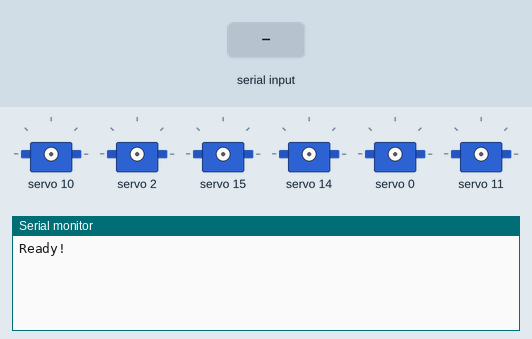
Recording of a sketch running on a simulated Arduino Uno, built with avr-gcc and run on an emulated ATmega328P. On the bench: 6 × servo, the last lines printed to the serial monitor. The inputs (shaded band) are chosen by the test bench.

Above: at 1.2 s.
1.3 s: "90,45\n" received over Serial
At 2.0 s:
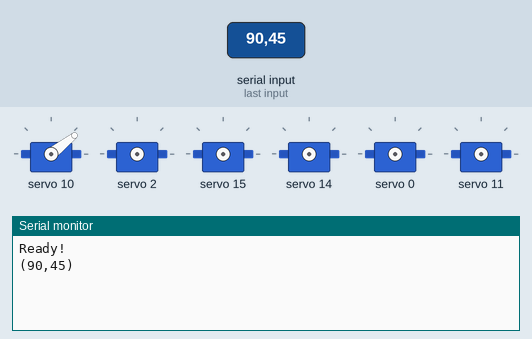
2.8 s: "30,150\n" received over Serial
At 3.2 s:
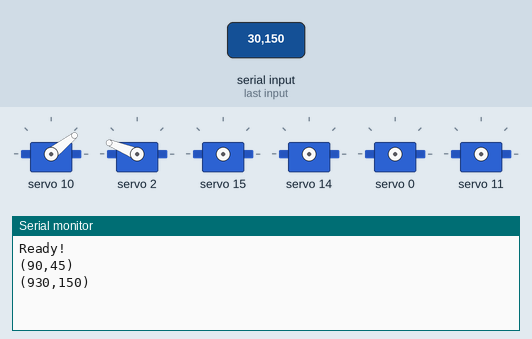
4.3 s: "5\n" received over Serial
At 5.3 s:
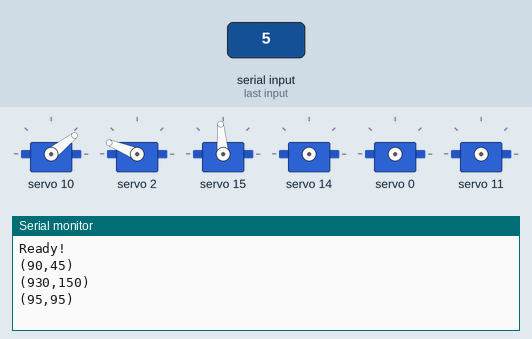
5.8 s: "90\n" received over Serial
At 6.5 s:
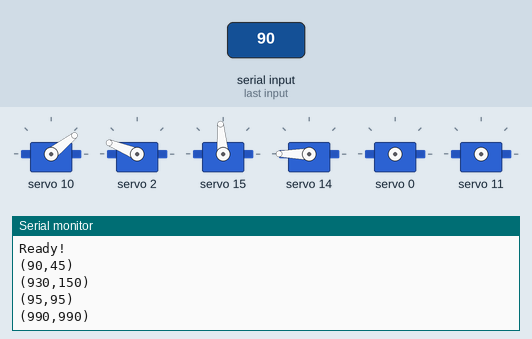
7.3 s: "200\n" received over Serial
At 7.7 s:
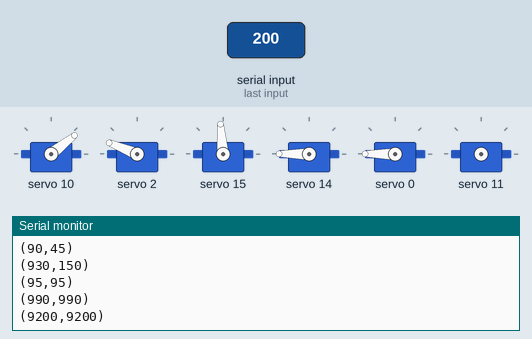
8.8 s: "1,90\n" received over Serial
At 10.1 s:
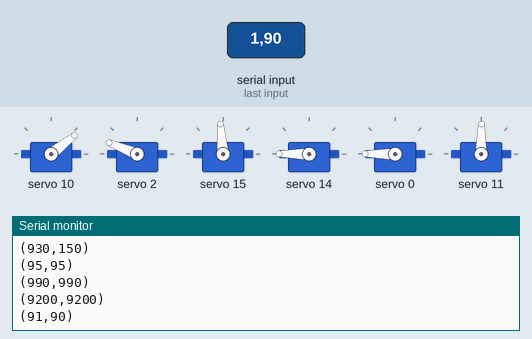
Timing chart, 0 to 11.3 s (numbered marks = the images above; inputs shaded):
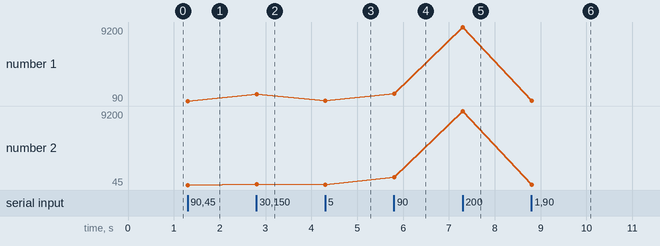

Measured:
- after the input at 1.3 s, the serial monitor: prints a new line at once (image 1)
- after the input at 2.8 s, the serial monitor: prints a new line at once (image 2)
- after the input at 4.3 s, the serial monitor: prints a new line at once (image 3)
- after the input at 5.8 s, the serial monitor: prints a new line at once (image 4)
- after the input at 7.3 s, the serial monitor: prints a new line at once (image 5)
- after the input at 8.8 s, the serial monitor: prints a new line at once (image 6)
- plotted number 1: 90 → 930 after the input at 2.8 s, 930 → 95 after the input at 4.3 s, 95 → 990 after the input at 5.8 s, 990 → 9200 after the input at 7.3 s, 9200 → 91 after the input at 8.8 s
- plotted number 2: 45 → 150 after the input at 2.8 s, 150 → 95 after the input at 4.3 s, 95 → 990 after the input at 5.8 s, 990 → 9200 after the input at 7.3 s, 9200 → 90 after the input at 8.8 s

The sketch:

code-serial.ino
```cpp
// (licence header left out)
#include <SoftwareSerial.h>
#include <Wire.h>
#include <Adafruit_PWMServoDriver.h>
//라이브러리

#define BT_TX 2 //Bluetooth Transmit
#define BT_RX 3 //Bluetooth Receive
SoftwareSerial BT(BT_TX, BT_RX); // Arduino - RX, TX 아두이노랑 블루투스 TX-RX, RX-TX
Adafruit_PWMServoDriver PWM = Adafruit_PWMServoDriver(0x40); //PWM 함수 설정

#define SERVOMIN 100 //서보모터 펄스 최솟값 (0도) 실험해서 구함
#define SERVOMAX 620 //서보모터 펄스 최솟값 (180도) 실험해서 구함
#define SERVO_FREQ 60 //통신 진동수 60 (노후되면 60-a)
int deg2pul(int deg) {
  //각도에서 펄스로
  // fix range of deg to 0 ~ 180
  // convert to range of pulse
  return constrain(map(deg, 0, 180, SERVOMIN, SERVOMAX), SERVOMIN, SERVOMAX);
  //각도 들어오면(0~180)-> 펄스로 (100~620)
}

//버퍼 설정
#define BUF_MAX 128 //버퍼 최대 크기 define
#define COM_SEP ',' //컴마 define
#define COM_END '\n' //줄바꿈 define
char buf[BUF_MAX]; //버퍼의 버퍼 맥스 할당함 command
int idx = 0; //인덱스 설정
/*추후에 버퍼에 인덱스 번호에 맞는 문자 추가해줄 예정
   컴퓨터 또는 블루투스 시리얼로 문자(0,180)가 들어오면 (0 , 1 8 0) 이렇게 들어옴
   위 문자들을 (0,180)라는 문자(문자열은 아니다.)로 바꿔주기 위해 버퍼가 필요함
*/

// 원하는 명령어 (핀번호,각도)  나왔을 때 동작하는 커맨드(channel comma, degree command)
void chnl_com_deg_com() {
  buf[idx] = '\0'; //버퍼가 형식 만족해서 끝났을 때
  idx = 0; //인덱스 번호 0으로 재설정
  String com_raw(buf); //문자들을 문자로 바꿈

  int comma = com_raw.indexOf(COM_SEP); // , 위치를 찾겠다
  int len = com_raw.length(); // \0 (종결 신호) 까지의 문자의 전체 길이 인식

  int channel = com_raw.substring(0, comma).toInt(); //채널번호는 0번부터 , 전까지
  int deg = com_raw.substring(comma + 1, len).toInt(); // 각도(deg)는 ,다음부터 \0 전까지

  PWM.setPWM(channel, 0, deg2pul(deg)); // 서보모터 동작 함수 (채널번호, 0(뭔지 모름), 각도->펄스)

  // **** DEBUG ****
  Serial.print('(');
  Serial.print(channel);
  Serial.print(',');
  Serial.print(deg);
  Serial.println(')');
  delay(10);
  // **** DEBUG ****

}


void setup() {
  Serial.begin(9600); // 시리얼 9600포트
  BT.begin(9600); // 블루투스 9600포트
  PWM.begin(); // ?
  PWM.setPWMFreq(SERVO_FREQ); // 진동수 설정

  // **** DEBUG ****
  Serial.println("Ready!"); // 작동 준비 되면 시리얼에 나옴
  // **** DEBUG ****

}

void loop() {
  if (Serial.available()) { // 시리얼에서 읽을 수 있으면 (=문자 있으면)
    char a = Serial.read(); // 문자 하나하나씩 읽는다 (예: 0 , 1 8 0)
    if (idx == BUF_MAX || a == COM_END) chnl_com_deg_com(); // 인덱스 값이 버퍼의 최댓값 초과시
    else buf[idx] = a; //버퍼 맥스가 아니라면 버퍼의 인덱스 번호에 값 추가하고 인덱스 값 1 추가
    idx += 1;
  }
}

/*
  void loop() {
   if (BT.available()) { // 블루투스에서 읽을 수 있으면 (=문자 있으면)
      char A = BT.read(); // 문자 하나하나씩 읽는다 (예: 0 , 1 8 0)
      if(idx == BUF_MAX || A == COM_END) chnl_com_deg_com(); // 인덱스 값이 버퍼의 최댓값 초과시
      else buf[idx] = A; //버퍼 맥스가 아니라면 버퍼의 인덱스 번호에 값 추가하고 인덱스 값 1 추가
      idx+=1;
   }

   // **** DEBUG ****
   if (Serial.available()) {
      BT.write(Serial.read());
   }
   // **** DEBUG ****
  }
*/
```
